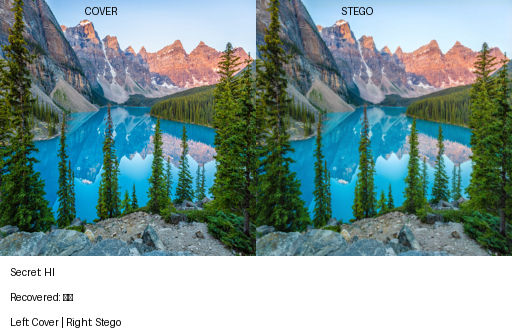

The Python source for this figure:
import os, glob
import numpy as np
from PIL import Image, ImageDraw
import torch
import torchvision.transforms as T

from models.cnn_hidden import Encoder, Decoder
from payload import payload_to_map

# -------- Config --------
device = "cuda" if torch.cuda.is_available() else "cpu"
size = 256
ckpt_path = "runs/last.pt"
val_dir = "data/val"
secret_msg = "HI"
stego_out = "stego_demo.png"
panel_out = "demo_panel.png"
# ------------------------

# Load checkpoint
ckpt = torch.load(ckpt_path, map_location=device)
num_bits = int(ckpt["num_bits"])
enc = Encoder(payload_channels=1).to(device)
dec = Decoder(num_bits=num_bits).to(device)
enc.load_state_dict(ckpt["enc"]); dec.load_state_dict(ckpt["dec"])
enc.eval(); dec.eval()
print(f"[info] num_bits={num_bits}")

# Pick a cover
cands = [p for p in glob.glob(os.path.join(val_dir, "*"))
         if p.lower().endswith((".jpg",".jpeg",".png",".bmp"))]
if not cands:
    raise RuntimeError(f"No images in {val_dir}")
cover_path = cands[0]
print(f"[info] cover={cover_path}")

# Load cover
to_tensor = T.Compose([T.Resize((size,size)), T.ToTensor()])
cover_img = Image.open(cover_path).convert("RGB")
cover = to_tensor(cover_img).unsqueeze(0).to(device)
B,_,H,W = cover.shape

# Build payload (message at start of num_bits)
msg_bits = ''.join(format(ord(c), '08b') for c in secret_msg)
msg_len = len(msg_bits)
if msg_len > num_bits:
    raise ValueError(f"Message too long ({msg_len} bits) > num_bits {num_bits}.")
bits_vec = np.zeros(num_bits, dtype=np.float32)
bits_vec[:msg_len] = [int(b) for b in msg_bits]
bits = torch.tensor(bits_vec, device=device).unsqueeze(0)     # [1, num_bits]
pmap = payload_to_map(bits, H, W)                              # [1,1,H,W]

# Encode & decode
with torch.no_grad():
    stego = enc(cover, pmap).clamp(0,1)
    logits = dec(stego)
    probs  = torch.sigmoid(logits).squeeze(0).cpu().numpy()

# Recover text (first msg_len bits)
rec = (probs[:msg_len] > 0.5).astype(np.uint8)
chars = []
for i in range(0, msg_len, 8):
    byte = rec[i:i+8]
    if len(byte) < 8: break
    chars.append(chr(int(''.join(map(str, byte.tolist())), 2)))
rec_msg = ''.join(chars)

# Save stego separately
stego_np = (stego[0].cpu().permute(1,2,0).numpy()*255).astype(np.uint8)
Image.fromarray(stego_np).save(stego_out)
print(f"[done] stego -> {stego_out}")
print(f"[result] recovered -> {rec_msg}")

# Build side-by-side panel
def make_panel(cover_img, stego_img, secret_text, recovered_text):
    cover_img = cover_img.resize((size,size))
    stego_img = stego_img.resize((size,size))
    caption_h = 80
    panel = Image.new("RGB", (2*size, size+caption_h), (255,255,255))
    panel.paste(cover_img, (0,0))
    panel.paste(stego_img, (size,0))

    draw = ImageDraw.Draw(panel)
    draw.text((size//3, 5), "COVER", fill=(0,0,0))
    draw.text((size + size//3, 5), "STEGO", fill=(0,0,0))
    draw.text((10, size+10), f"Secret: {secret_text}", fill=(0,0,0))
    draw.text((10, size+35), f"Recovered: {recovered_text}", fill=(0,0,0))
    draw.text((10, size+60), "Left: Cover | Right: Stego", fill=(0,0,0))
    return panel

panel = make_panel(cover_img, Image.fromarray(stego_np), secret_msg, rec_msg)
panel.save(panel_out)
print(f"[done] panel -> {panel_out}")
